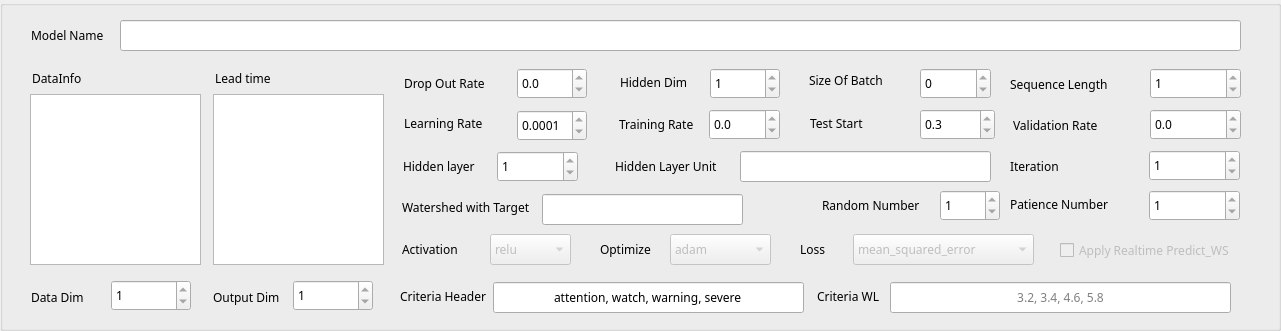
     <widget class="QGroupBox" name="groupBox_16">
      <property name="geometry">
       <rect>
        <x>25</x>
        <y>80</y>
        <width>1281</width>
        <height>331</height>
       </rect>
      </property>
      <property name="title">
       <string/>
      </property>
      <widget class="QSpinBox" name="sb_load_rt_dataDim">
       <property name="enabled">
        <bool>true</bool>
       </property>
       <property name="geometry">
        <rect>
         <x>111</x>
         <y>280</y>
         <width>80</width>
         <height>31</height>
        </rect>
       </property>
       <property name="font">
        <font>
         <family>굴림</family>
         <pointsize>9</pointsize>
         <weight>50</weight>
         <bold>false</bold>
        </font>
       </property>
       <property name="readOnly">
        <bool>true</bool>
       </property>
       <property name="minimum">
        <number>1</number>
       </property>
       <property name="maximum">
        <number>999</number>
       </property>
       <property name="stepType">
        <enum>QAbstractSpinBox::AdaptiveDecimalStepType</enum>
       </property>
      </widget>
      <widget class="QDoubleSpinBox" name="sp_load_rt_trainingRate">
       <property name="enabled">
        <bool>true</bool>
       </property>
       <property name="geometry">
        <rect>
         <x>709</x>
         <y>109</y>
         <width>71</width>
         <height>31</height>
        </rect>
       </property>
       <property name="font">
        <font>
         <family>굴림</family>
         <pointsize>9</pointsize>
         <weight>50</weight>
         <bold>false</bold>
        </font>
       </property>
       <property name="readOnly">
        <bool>true</bool>
       </property>
       <property name="decimals">
        <number>1</number>
       </property>
       <property name="maximum">
        <double>1.000000000000000</double>
       </property>
       <property name="singleStep">
        <double>0.100000000000000</double>
       </property>
      </widget>
      <widget class="QLabel" name="label_124">
       <property name="enabled">
        <bool>true</bool>
       </property>
       <property name="geometry">
        <rect>
         <x>1010</x>
         <y>194</y>
         <width>120</width>
         <height>20</height>
        </rect>
       </property>
       <property name="font">
        <font>
         <family>굴림</family>
         <pointsize>9</pointsize>
         <weight>50</weight>
         <bold>false</bold>
        </font>
       </property>
       <property name="text">
        <string>Patience Number</string>
       </property>
      </widget>
      <widget class="QComboBox" name="cb_load_rt_activationFunc">
       <property name="enabled">
        <bool>false</bool>
       </property>
       <property name="geometry">
        <rect>
         <x>490</x>
         <y>234</y>
         <width>81</width>
         <height>31</height>
        </rect>
       </property>
       <property name="font">
        <font>
         <family>굴림</family>
         <pointsize>9</pointsize>
         <weight>50</weight>
         <bold>false</bold>
        </font>
       </property>
       <item>
        <property name="text">
         <string>relu</string>
        </property>
       </item>
       <item>
        <property name="text">
         <string>tanh</string>
        </property>
       </item>
       <item>
        <property name="text">
         <string>softmax</string>
        </property>
       </item>
      </widget>
      <widget class="QLabel" name="label_98">
       <property name="geometry">
        <rect>
         <x>402</x>
         <y>197</y>
         <width>150</width>
         <height>20</height>
        </rect>
       </property>
       <property name="font">
        <font>
         <family>돋움</family>
         <pointsize>9</pointsize>
         <weight>50</weight>
         <bold>false</bold>
        </font>
       </property>
       <property name="text">
        <string>Watershed with Target</string>
       </property>
      </widget>
      <widget class="QCheckBox" name="ckb_load_rt_applyRealtimePredWS">
       <property name="enabled">
        <bool>false</bool>
       </property>
       <property name="geometry">
        <rect>
         <x>1060</x>
         <y>241</y>
         <width>171</width>
         <height>19</height>
        </rect>
       </property>
       <property name="font">
        <font>
         <family>돋움</family>
         <pointsize>9</pointsize>
         <weight>50</weight>
         <bold>false</bold>
        </font>
       </property>
       <property name="text">
        <string>Apply Realtime Predict_WS</string>
       </property>
      </widget>
      <widget class="QLineEdit" name="txtBox_load_rt_watershedWithTarget">
       <property name="geometry">
        <rect>
         <x>542</x>
         <y>194</y>
         <width>201</width>
         <height>31</height>
        </rect>
       </property>
       <property name="font">
        <font>
         <family>돋움</family>
         <pointsize>9</pointsize>
         <weight>50</weight>
         <bold>false</bold>
        </font>
       </property>
       <property name="text">
        <string/>
       </property>
       <property name="alignment">
        <set>Qt::AlignCenter</set>
       </property>
       <property name="readOnly">
        <bool>true</bool>
       </property>
       <property name="placeholderText">
        <string/>
       </property>
      </widget>
      <widget class="QLabel" name="label_116">
       <property name="enabled">
        <bool>true</bool>
       </property>
       <property name="geometry">
        <rect>
         <x>402</x>
         <y>239</y>
         <width>80</width>
         <height>20</height>
        </rect>
       </property>
       <property name="font">
        <font>
         <family>굴림</family>
         <pointsize>9</pointsize>
         <weight>50</weight>
         <bold>false</bold>
        </font>
       </property>
       <property name="text">
        <string>Activation</string>
       </property>
      </widget>
      <widget class="QSpinBox" name="sb_rt_patienceNum">
       <property name="enabled">
        <bool>true</bool>
       </property>
       <property name="geometry">
        <rect>
         <x>1149</x>
         <y>190</y>
         <width>91</width>
         <height>31</height>
        </rect>
       </property>
       <property name="font">
        <font>
         <family>굴림</family>
         <pointsize>9</pointsize>
         <weight>50</weight>
         <bold>false</bold>
        </font>
       </property>
       <property name="readOnly">
        <bool>true</bool>
       </property>
       <property name="minimum">
        <number>1</number>
       </property>
       <property name="maximum">
        <number>999</number>
       </property>
       <property name="stepType">
        <enum>QAbstractSpinBox::AdaptiveDecimalStepType</enum>
       </property>
      </widget>
      <widget class="QLabel" name="label_118">
       <property name="enabled">
        <bool>true</bool>
       </property>
       <property name="geometry">
        <rect>
         <x>800</x>
         <y>239</y>
         <width>40</width>
         <height>20</height>
        </rect>
       </property>
       <property name="font">
        <font>
         <family>굴림</family>
         <pointsize>9</pointsize>
         <weight>50</weight>
         <bold>false</bold>
        </font>
       </property>
       <property name="text">
        <string>Loss</string>
       </property>
      </widget>
      <widget class="QLabel" name="label_76">
       <property name="enabled">
        <bool>true</bool>
       </property>
       <property name="geometry">
        <rect>
         <x>615</x>
         <y>156</y>
         <width>130</width>
         <height>21</height>
        </rect>
       </property>
       <property name="font">
        <font>
         <family>굴림</family>
         <pointsize>9</pointsize>
         <weight>50</weight>
         <bold>false</bold>
        </font>
       </property>
       <property name="text">
        <string>Hidden Layer Unit</string>
       </property>
      </widget>
      <widget class="QLineEdit" name="txtBox_rt_criteriaWL">
       <property name="geometry">
        <rect>
         <x>890</x>
         <y>282</y>
         <width>341</width>
         <height>31</height>
        </rect>
       </property>
       <property name="font">
        <font>
         <family>돋움</family>
         <pointsize>9</pointsize>
         <weight>50</weight>
         <bold>false</bold>
        </font>
       </property>
       <property name="alignment">
        <set>Qt::AlignCenter</set>
       </property>
       <property name="readOnly">
        <bool>true</bool>
       </property>
       <property name="placeholderText">
        <string>3.2, 3.4, 4.6, 5.8</string>
       </property>
      </widget>
      <widget class="QLabel" name="label_113">
       <property name="enabled">
        <bool>true</bool>
       </property>
       <property name="geometry">
        <rect>
         <x>1010</x>
         <y>156</y>
         <width>60</width>
         <height>20</height>
        </rect>
       </property>
       <property name="font">
        <font>
         <family>굴림</family>
         <pointsize>9</pointsize>
         <weight>50</weight>
         <bold>false</bold>
        </font>
       </property>
       <property name="text">
        <string>Iteration</string>
       </property>
      </widget>
      <widget class="QLabel" name="label_74">
       <property name="enabled">
        <bool>true</bool>
       </property>
       <property name="geometry">
        <rect>
         <x>404</x>
         <y>73</y>
         <width>91</width>
         <height>20</height>
        </rect>
       </property>
       <property name="font">
        <font>
         <family>굴림</family>
         <pointsize>9</pointsize>
         <weight>50</weight>
         <bold>false</bold>
        </font>
       </property>
       <property name="text">
        <string>Drop Out Rate</string>
       </property>
      </widget>
      <widget class="QLineEdit" name="txtBox_rt_criteriaHeader">
       <property name="geometry">
        <rect>
         <x>493</x>
         <y>282</y>
         <width>311</width>
         <height>31</height>
        </rect>
       </property>
       <property name="font">
        <font>
         <family>돋움</family>
         <pointsize>9</pointsize>
         <weight>50</weight>
         <bold>false</bold>
        </font>
       </property>
       <property name="text">
        <string>attention, watch, warning, severe</string>
       </property>
       <property name="alignment">
        <set>Qt::AlignCenter</set>
       </property>
       <property name="readOnly">
        <bool>true</bool>
       </property>
       <property name="placeholderText">
        <string>attention, watch, warning, severe</string>
       </property>
      </widget>
      <widget class="QSpinBox" name="sp_load_rt_outputDim">
       <property name="enabled">
        <bool>true</bool>
       </property>
       <property name="geometry">
        <rect>
         <x>293</x>
         <y>280</y>
         <width>80</width>
         <height>31</height>
        </rect>
       </property>
       <property name="font">
        <font>
         <family>굴림</family>
         <pointsize>9</pointsize>
         <weight>50</weight>
         <bold>false</bold>
        </font>
       </property>
       <property name="readOnly">
        <bool>true</bool>
       </property>
       <property name="minimum">
        <number>1</number>
       </property>
       <property name="maximum">
        <number>999</number>
       </property>
      </widget>
      <widget class="QLabel" name="label_75">
       <property name="enabled">
        <bool>true</bool>
       </property>
       <property name="geometry">
        <rect>
         <x>403</x>
         <y>156</y>
         <width>90</width>
         <height>20</height>
        </rect>
       </property>
       <property name="font">
        <font>
         <family>굴림</family>
         <pointsize>9</pointsize>
         <weight>50</weight>
         <bold>false</bold>
        </font>
       </property>
       <property name="text">
        <string>Hidden layer</string>
       </property>
      </widget>
      <widget class="QDoubleSpinBox" name="sp_load_rt_valudatuinSplit">
       <property name="enabled">
        <bool>true</bool>
       </property>
       <property name="geometry">
        <rect>
         <x>1150</x>
         <y>109</y>
         <width>91</width>
         <height>31</height>
        </rect>
       </property>
       <property name="font">
        <font>
         <family>굴림</family>
         <pointsize>9</pointsize>
         <weight>50</weight>
         <bold>false</bold>
        </font>
       </property>
       <property name="readOnly">
        <bool>true</bool>
       </property>
       <property name="decimals">
        <number>1</number>
       </property>
       <property name="maximum">
        <double>1.000000000000000</double>
       </property>
       <property name="singleStep">
        <double>0.100000000000000</double>
       </property>
      </widget>
      <widget class="QSpinBox" name="sp_load_rt_sizeOfBatch">
       <property name="enabled">
        <bool>true</bool>
       </property>
       <property name="geometry">
        <rect>
         <x>920</x>
         <y>68</y>
         <width>71</width>
         <height>31</height>
        </rect>
       </property>
       <property name="font">
        <font>
         <family>굴림</family>
         <pointsize>9</pointsize>
         <weight>50</weight>
         <bold>false</bold>
        </font>
       </property>
       <property name="readOnly">
        <bool>true</bool>
       </property>
       <property name="maximum">
        <number>999</number>
       </property>
      </widget>
      <widget class="QComboBox" name="cb_load_rt_optimizeFunc">
       <property name="enabled">
        <bool>false</bool>
       </property>
       <property name="geometry">
        <rect>
         <x>670</x>
         <y>234</y>
         <width>101</width>
         <height>31</height>
        </rect>
       </property>
       <property name="font">
        <font>
         <family>굴림</family>
         <pointsize>9</pointsize>
         <weight>50</weight>
         <bold>false</bold>
        </font>
       </property>
       <item>
        <property name="text">
         <string>adam</string>
        </property>
       </item>
       <item>
        <property name="text">
         <string>SGD</string>
        </property>
       </item>
       <item>
        <property name="text">
         <string>RMSprop</string>
        </property>
       </item>
       <item>
        <property name="text">
         <string>Adam</string>
        </property>
       </item>
       <item>
        <property name="text">
         <string>Adadelta</string>
        </property>
       </item>
       <item>
        <property name="text">
         <string>Adagrad</string>
        </property>
       </item>
       <item>
        <property name="text">
         <string>Adamax</string>
        </property>
       </item>
       <item>
        <property name="text">
         <string>Nadam</string>
        </property>
       </item>
       <item>
        <property name="text">
         <string>Ftrl</string>
        </property>
       </item>
      </widget>
      <widget class="QLabel" name="label_66">
       <property name="enabled">
        <bool>true</bool>
       </property>
       <property name="geometry">
        <rect>
         <x>619</x>
         <y>114</y>
         <width>90</width>
         <height>20</height>
        </rect>
       </property>
       <property name="font">
        <font>
         <family>굴림</family>
         <pointsize>9</pointsize>
         <weight>50</weight>
         <bold>false</bold>
        </font>
       </property>
       <property name="text">
        <string>Training Rate</string>
       </property>
      </widget>
      <widget class="QLabel" name="label_112">
       <property name="enabled">
        <bool>true</bool>
       </property>
       <property name="geometry">
        <rect>
         <x>620</x>
         <y>72</y>
         <width>90</width>
         <height>20</height>
        </rect>
       </property>
       <property name="font">
        <font>
         <family>굴림</family>
         <pointsize>9</pointsize>
         <weight>50</weight>
         <bold>false</bold>
        </font>
       </property>
       <property name="text">
        <string>Hidden Dim</string>
       </property>
      </widget>
      <widget class="QLabel" name="label_123">
       <property name="enabled">
        <bool>true</bool>
       </property>
       <property name="geometry">
        <rect>
         <x>822</x>
         <y>195</y>
         <width>115</width>
         <height>20</height>
        </rect>
       </property>
       <property name="font">
        <font>
         <family>굴림</family>
         <pointsize>9</pointsize>
         <weight>50</weight>
         <bold>false</bold>
        </font>
       </property>
       <property name="text">
        <string>Random Number</string>
       </property>
      </widget>
      <widget class="QLabel" name="label_42">
       <property name="geometry">
        <rect>
         <x>810</x>
         <y>113</y>
         <width>71</width>
         <height>21</height>
        </rect>
       </property>
       <property name="font">
        <font>
         <family>돋움</family>
         <pointsize>9</pointsize>
         <weight>50</weight>
         <bold>false</bold>
        </font>
       </property>
       <property name="text">
        <string>Test Start</string>
       </property>
      </widget>
      <widget class="QLabel" name="label_117">
       <property name="enabled">
        <bool>true</bool>
       </property>
       <property name="geometry">
        <rect>
         <x>600</x>
         <y>239</y>
         <width>60</width>
         <height>20</height>
        </rect>
       </property>
       <property name="font">
        <font>
         <family>굴림</family>
         <pointsize>9</pointsize>
         <weight>50</weight>
         <bold>false</bold>
        </font>
       </property>
       <property name="text">
        <string>Optimize</string>
       </property>
      </widget>
      <widget class="QLineEdit" name="txtBox_load_rt_units">
       <property name="geometry">
        <rect>
         <x>740</x>
         <y>151</y>
         <width>251</width>
         <height>31</height>
        </rect>
       </property>
       <property name="font">
        <font>
         <family>돋움</family>
         <pointsize>9</pointsize>
         <weight>50</weight>
         <bold>false</bold>
        </font>
       </property>
       <property name="readOnly">
        <bool>true</bool>
       </property>
      </widget>
      <widget class="QComboBox" name="cb_load_rt_lossFunc">
       <property name="enabled">
        <bool>false</bool>
       </property>
       <property name="geometry">
        <rect>
         <x>853</x>
         <y>234</y>
         <width>181</width>
         <height>31</height>
        </rect>
       </property>
       <property name="font">
        <font>
         <family>굴림</family>
         <pointsize>9</pointsize>
         <weight>50</weight>
         <bold>false</bold>
        </font>
       </property>
       <item>
        <property name="text">
         <string>mean_squared_error</string>
        </property>
       </item>
       <item>
        <property name="text">
         <string>mean_absolute_error</string>
        </property>
       </item>
       <item>
        <property name="text">
         <string>mean_absolute_percentage_error</string>
        </property>
       </item>
       <item>
        <property name="text">
         <string>mean_squared_logarithmic_error</string>
        </property>
       </item>
       <item>
        <property name="text">
         <string>cosine_similarity</string>
        </property>
       </item>
       <item>
        <property name="text">
         <string>huber_loss</string>
        </property>
       </item>
       <item>
        <property name="text">
         <string>log_cosh</string>
        </property>
       </item>
      </widget>
      <widget class="QDoubleSpinBox" name="sp_load_rt_testRate">
       <property name="geometry">
        <rect>
         <x>920</x>
         <y>109</y>
         <width>75</width>
         <height>31</height>
        </rect>
       </property>
       <property name="font">
        <font>
         <family>돋움</family>
         <pointsize>9</pointsize>
         <weight>50</weight>
         <bold>false</bold>
        </font>
       </property>
       <property name="readOnly">
        <bool>true</bool>
       </property>
       <property name="prefix">
        <string/>
       </property>
       <property name="decimals">
        <number>1</number>
       </property>
       <property name="maximum">
        <double>1.000000000000000</double>
       </property>
       <property name="singleStep">
        <double>0.100000000000000</double>
       </property>
       <property name="value">
        <double>0.300000000000000</double>
       </property>
      </widget>
      <widget class="QLabel" name="label_115">
       <property name="enabled">
        <bool>true</bool>
       </property>
       <property name="geometry">
        <rect>
         <x>215</x>
         <y>68</y>
         <width>70</width>
         <height>20</height>
        </rect>
       </property>
       <property name="font">
        <font>
         <family>굴림</family>
         <pointsize>9</pointsize>
         <weight>50</weight>
         <bold>false</bold>
        </font>
       </property>
       <property name="text">
        <string>Lead time</string>
       </property>
      </widget>
      <widget class="QLabel" name="label_77">
       <property name="enabled">
        <bool>true</bool>
       </property>
       <property name="geometry">
        <rect>
         <x>1013</x>
         <y>115</y>
         <width>110</width>
         <height>20</height>
        </rect>
       </property>
       <property name="font">
        <font>
         <family>굴림</family>
         <pointsize>9</pointsize>
         <weight>50</weight>
         <bold>false</bold>
        </font>
       </property>
       <property name="text">
        <string>Validation Rate</string>
       </property>
      </widget>
      <widget class="QListWidget" name="listctrl_load_rt_leadtimeinfo">
       <property name="geometry">
        <rect>
         <x>213</x>
         <y>94</y>
         <width>171</width>
         <height>171</height>
        </rect>
       </property>
       <property name="font">
        <font>
         <family>돋움</family>
         <pointsize>9</pointsize>
         <weight>50</weight>
         <bold>false</bold>
        </font>
       </property>
      </widget>
      <widget class="QLabel" name="label_73">
       <property name="enabled">
        <bool>true</bool>
       </property>
       <property name="geometry">
        <rect>
         <x>213</x>
         <y>287</y>
         <width>71</width>
         <height>20</height>
        </rect>
       </property>
       <property name="font">
        <font>
         <family>굴림</family>
         <pointsize>9</pointsize>
         <weight>50</weight>
         <bold>false</bold>
        </font>
       </property>
       <property name="text">
        <string>Output Dim</string>
       </property>
      </widget>
      <widget class="QSpinBox" name="sb_rt_randomNum">
       <property name="enabled">
        <bool>true</bool>
       </property>
       <property name="geometry">
        <rect>
         <x>940</x>
         <y>190</y>
         <width>60</width>
         <height>31</height>
        </rect>
       </property>
       <property name="font">
        <font>
         <family>굴림</family>
         <pointsize>9</pointsize>
         <weight>50</weight>
         <bold>false</bold>
        </font>
       </property>
       <property name="readOnly">
        <bool>true</bool>
       </property>
       <property name="minimum">
        <number>1</number>
       </property>
       <property name="maximum">
        <number>999</number>
       </property>
       <property name="stepType">
        <enum>QAbstractSpinBox::AdaptiveDecimalStepType</enum>
       </property>
      </widget>
      <widget class="QDoubleSpinBox" name="sp_load_rt_dropOutRate">
       <property name="enabled">
        <bool>true</bool>
       </property>
       <property name="geometry">
        <rect>
         <x>517</x>
         <y>68</y>
         <width>70</width>
         <height>31</height>
        </rect>
       </property>
       <property name="font">
        <font>
         <family>굴림</family>
         <pointsize>9</pointsize>
         <weight>50</weight>
         <bold>false</bold>
        </font>
       </property>
       <property name="readOnly">
        <bool>true</bool>
       </property>
       <property name="decimals">
        <number>1</number>
       </property>
       <property name="maximum">
        <double>1.000000000000000</double>
       </property>
       <property name="singleStep">
        <double>0.100000000000000</double>
       </property>
      </widget>
      <widget class="QSpinBox" name="sp_load_rt_hiddenLayer">
       <property name="enabled">
        <bool>true</bool>
       </property>
       <property name="geometry">
        <rect>
         <x>497</x>
         <y>151</y>
         <width>81</width>
         <height>31</height>
        </rect>
       </property>
       <property name="font">
        <font>
         <family>굴림</family>
         <pointsize>9</pointsize>
         <weight>50</weight>
         <bold>false</bold>
        </font>
       </property>
       <property name="readOnly">
        <bool>true</bool>
       </property>
       <property name="minimum">
        <number>1</number>
       </property>
       <property name="maximum">
        <number>10</number>
       </property>
      </widget>
      <widget class="QLabel" name="label_27">
       <property name="enabled">
        <bool>true</bool>
       </property>
       <property name="geometry">
        <rect>
         <x>32</x>
         <y>68</y>
         <width>70</width>
         <height>20</height>
        </rect>
       </property>
       <property name="font">
        <font>
         <family>굴림</family>
         <pointsize>9</pointsize>
         <weight>50</weight>
         <bold>false</bold>
        </font>
       </property>
       <property name="text">
        <string>DataInfo</string>
       </property>
      </widget>
      <widget class="QListWidget" name="listctrl_load_rt_datainfo">
       <property name="geometry">
        <rect>
         <x>30</x>
         <y>94</y>
         <width>171</width>
         <height>171</height>
        </rect>
       </property>
       <property name="font">
        <font>
         <family>돋움</family>
         <pointsize>9</pointsize>
         <weight>50</weight>
         <bold>false</bold>
        </font>
       </property>
      </widget>
      <widget class="QLabel" name="label_69">
       <property name="enabled">
        <bool>true</bool>
       </property>
       <property name="geometry">
        <rect>
         <x>31</x>
         <y>287</y>
         <width>61</width>
         <height>20</height>
        </rect>
       </property>
       <property name="font">
        <font>
         <family>굴림</family>
         <pointsize>9</pointsize>
         <weight>50</weight>
         <bold>false</bold>
        </font>
       </property>
       <property name="text">
        <string>Data Dim</string>
       </property>
      </widget>
      <widget class="QLabel" name="label_71">
       <property name="enabled">
        <bool>true</bool>
       </property>
       <property name="geometry">
        <rect>
         <x>404</x>
         <y>113</y>
         <width>100</width>
         <height>20</height>
        </rect>
       </property>
       <property name="font">
        <font>
         <family>굴림</family>
         <pointsize>9</pointsize>
         <weight>50</weight>
         <bold>false</bold>
        </font>
       </property>
       <property name="text">
        <string>Learning Rate</string>
       </property>
      </widget>
      <widget class="QLabel" name="label_65">
       <property name="enabled">
        <bool>true</bool>
       </property>
       <property name="geometry">
        <rect>
         <x>31</x>
         <y>25</y>
         <width>90</width>
         <height>20</height>
        </rect>
       </property>
       <property name="font">
        <font>
         <family>굴림</family>
         <pointsize>9</pointsize>
         <weight>50</weight>
         <bold>false</bold>
        </font>
       </property>
       <property name="text">
        <string>Model Name</string>
       </property>
      </widget>
      <widget class="QLabel" name="label_35">
       <property name="geometry">
        <rect>
         <x>817</x>
         <y>286</y>
         <width>70</width>
         <height>21</height>
        </rect>
       </property>
       <property name="font">
        <font>
         <family>돋움</family>
         <pointsize>9</pointsize>
         <weight>50</weight>
         <bold>false</bold>
        </font>
       </property>
       <property name="text">
        <string>Criteria WL</string>
       </property>
      </widget>
      <widget class="QLabel" name="label_30">
       <property name="geometry">
        <rect>
         <x>400</x>
         <y>286</y>
         <width>101</width>
         <height>21</height>
        </rect>
       </property>
       <property name="font">
        <font>
         <family>돋움</family>
         <pointsize>9</pointsize>
         <weight>50</weight>
         <bold>false</bold>
        </font>
       </property>
       <property name="text">
        <string>Criteria Header</string>
       </property>
      </widget>
      <widget class="QSpinBox" name="sp_load_rt_interation">
       <property name="enabled">
        <bool>true</bool>
       </property>
       <property name="geometry">
        <rect>
         <x>1149</x>
         <y>150</y>
         <width>91</width>
         <height>31</height>
        </rect>
       </property>
       <property name="font">
        <font>
         <family>굴림</family>
         <pointsize>9</pointsize>
         <weight>50</weight>
         <bold>false</bold>
        </font>
       </property>
       <property name="readOnly">
        <bool>true</bool>
       </property>
       <property name="minimum">
        <number>1</number>
       </property>
       <property name="maximum">
        <number>3000</number>
       </property>
      </widget>
      <widget class="QDoubleSpinBox" name="sp_load_rt_learningRate">
       <property name="enabled">
        <bool>true</bool>
       </property>
       <property name="geometry">
        <rect>
         <x>517</x>
         <y>110</y>
         <width>70</width>
         <height>31</height>
        </rect>
       </property>
       <property name="font">
        <font>
         <family>굴림</family>
         <pointsize>9</pointsize>
         <weight>50</weight>
         <bold>false</bold>
        </font>
       </property>
       <property name="readOnly">
        <bool>true</bool>
       </property>
       <property name="decimals">
        <number>4</number>
       </property>
       <property name="minimum">
        <double>0.000100000000000</double>
       </property>
       <property name="maximum">
        <double>0.100000000000000</double>
       </property>
       <property name="singleStep">
        <double>0.100000000000000</double>
       </property>
      </widget>
      <widget class="QLabel" name="label_70">
       <property name="enabled">
        <bool>true</bool>
       </property>
       <property name="geometry">
        <rect>
         <x>809</x>
         <y>70</y>
         <width>100</width>
         <height>20</height>
        </rect>
       </property>
       <property name="font">
        <font>
         <family>굴림</family>
         <pointsize>9</pointsize>
         <weight>50</weight>
         <bold>false</bold>
        </font>
       </property>
       <property name="text">
        <string>Size Of Batch</string>
       </property>
      </widget>
      <widget class="QSpinBox" name="sp_load_rt_sequenceLength">
       <property name="enabled">
        <bool>true</bool>
       </property>
       <property name="geometry">
        <rect>
         <x>1150</x>
         <y>68</y>
         <width>91</width>
         <height>31</height>
        </rect>
       </property>
       <property name="font">
        <font>
         <family>굴림</family>
         <pointsize>9</pointsize>
         <weight>50</weight>
         <bold>false</bold>
        </font>
       </property>
       <property name="readOnly">
        <bool>true</bool>
       </property>
       <property name="minimum">
        <number>1</number>
       </property>
       <property name="maximum">
        <number>72</number>
       </property>
      </widget>
      <widget class="QSpinBox" name="sp_load_rt_hiddenDim">
       <property name="enabled">
        <bool>true</bool>
       </property>
       <property name="geometry">
        <rect>
         <x>710</x>
         <y>68</y>
         <width>70</width>
         <height>31</height>
        </rect>
       </property>
       <property name="font">
        <font>
         <family>굴림</family>
         <pointsize>9</pointsize>
         <weight>50</weight>
         <bold>false</bold>
        </font>
       </property>
       <property name="readOnly">
        <bool>true</bool>
       </property>
       <property name="minimum">
        <number>1</number>
       </property>
       <property name="maximum">
        <number>256</number>
       </property>
      </widget>
      <widget class="QLineEdit" name="txtBox_load_rt_modelName">
       <property name="enabled">
        <bool>true</bool>
       </property>
       <property name="geometry">
        <rect>
         <x>120</x>
         <y>20</y>
         <width>1121</width>
         <height>31</height>
        </rect>
       </property>
       <property name="font">
        <font>
         <family>굴림</family>
         <pointsize>9</pointsize>
         <weight>50</weight>
         <bold>false</bold>
        </font>
       </property>
       <property name="readOnly">
        <bool>true</bool>
       </property>
      </widget>
      <widget class="QLabel" name="label_114">
       <property name="enabled">
        <bool>true</bool>
       </property>
       <property name="geometry">
        <rect>
         <x>1010</x>
         <y>74</y>
         <width>120</width>
         <height>20</height>
        </rect>
       </property>
       <property name="font">
        <font>
         <family>굴림</family>
         <pointsize>9</pointsize>
         <weight>50</weight>
         <bold>false</bold>
        </font>
       </property>
       <property name="text">
        <string>Sequence Length</string>
       </property>
      </widget>
     </widget>
